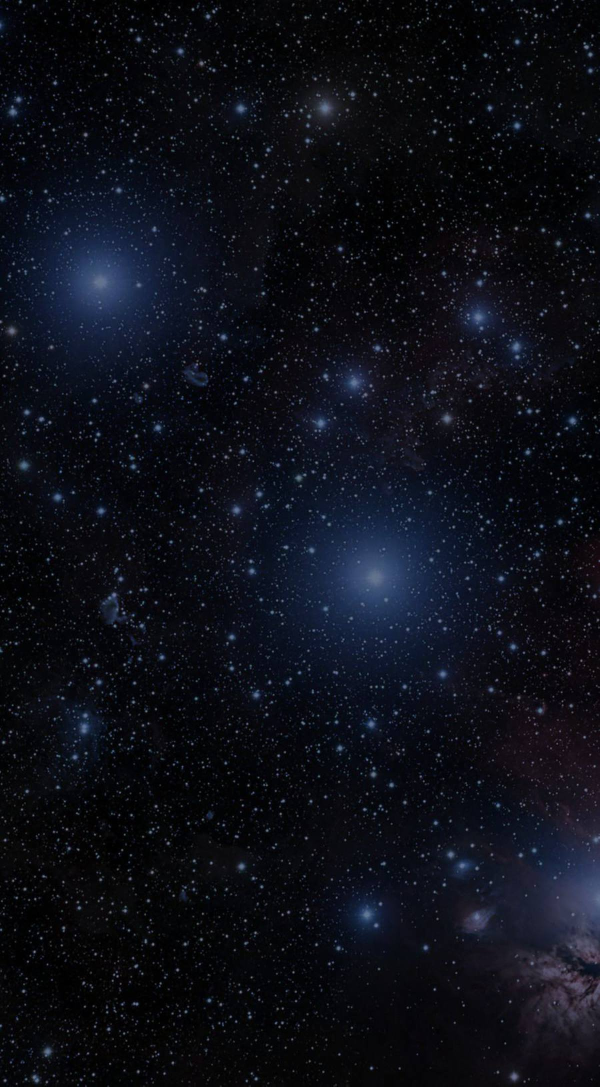
#> input picture assets/sky-dark.jpg, 1200 x 2173 px (shown at 1/2 size)
$ python -i make_article_og.py   (imports and definitions only)
#> lines starting #> are read from the running program, lines starting #| are printed output that depends on the picture
#!/usr/bin/env python3
"""Local share cards from the site's own artwork, typefaces and guide titles.

Pillow / fontTools are only needed to regenerate these committed JPEG assets;
the ordinary site build remains standard-library only.
"""
import argparse,io,json,pathlib
from PIL import Image,ImageDraw,ImageFont,ImageFilter
ROOT=pathlib.Path(__file__).resolve().parent.parent
FONT_PATH=None
def font(size,weight=500):
 if FONT_PATH:result=ImageFont.truetype(str(FONT_PATH),size)
 else:
  from fontTools.ttLib import TTFont
  f=TTFont(ROOT/'fonts/cormorant-garamond.woff2');f.flavor=None;buf=io.BytesIO();f.save(buf);buf.seek(0)
  result=ImageFont.truetype(buf,size)
 result.set_variation_by_axes([weight]);return result
def lines(draw,text,f,width):
 rows=[];line=''
 for word in text.split():
  candidate=(line+' '+word).strip()
  if line and draw.textlength(candidate,font=f)>width:rows.append(line);line=word
  else:line=candidate
 rows.append(line);return rows
def make(a):
#> called with a = '../assets/sky-dark.jpg'
 im=Image.new('RGB',(1200,630),'#0F1628')
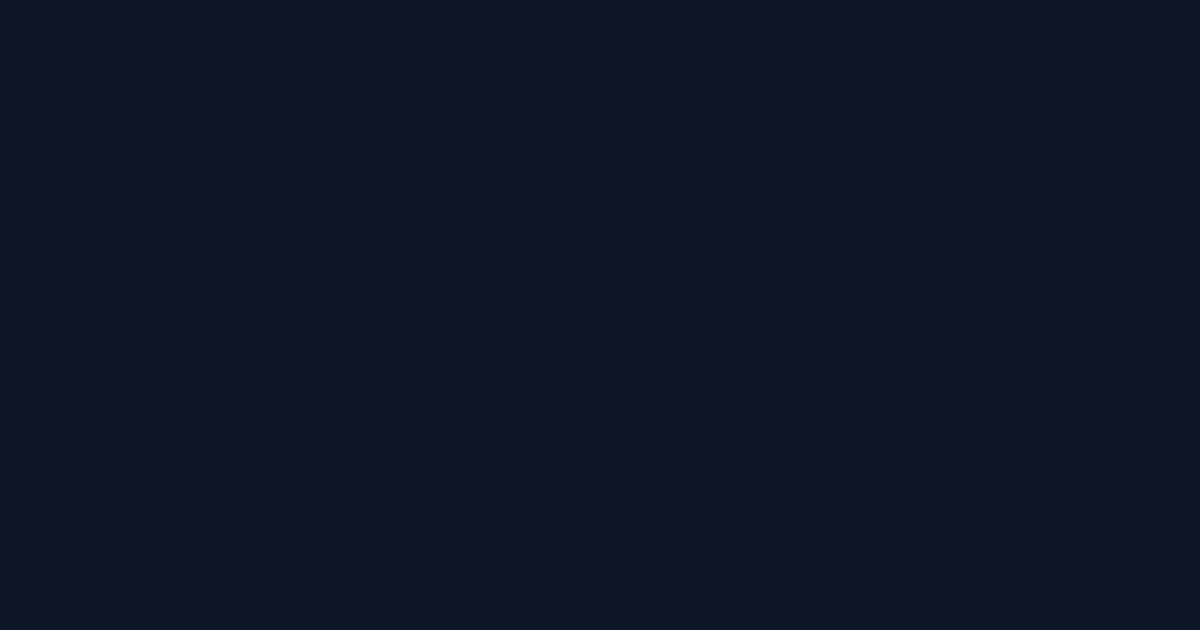
#> im: PIL image 1200x630 RGB; mean R, G, B 15, 22, 40
 sky=Image.open(ROOT/'assets/sky-dark.jpg').convert('RGB').resize((1200,630),Image.Resampling.LANCZOS)
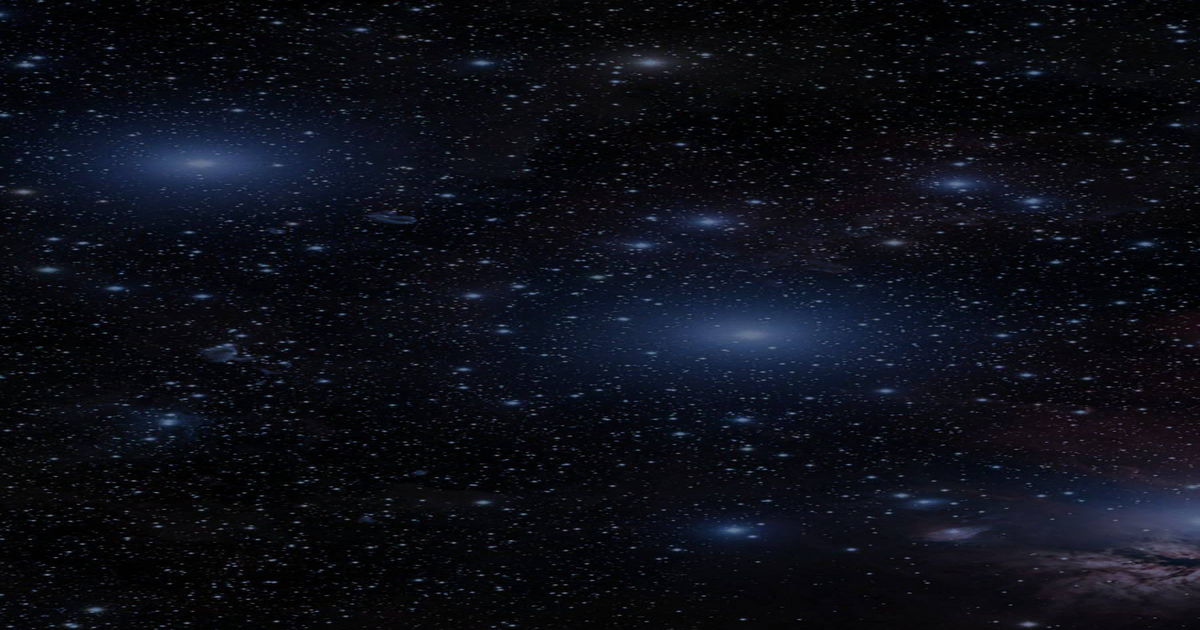
#> sky: PIL image 1200x630 RGB; mean R, G, B 12.7, 14.9, 23.5
 im=Image.blend(im,sky,.24)
#> (the run stopped early here; a loop or call above may not have finished)
